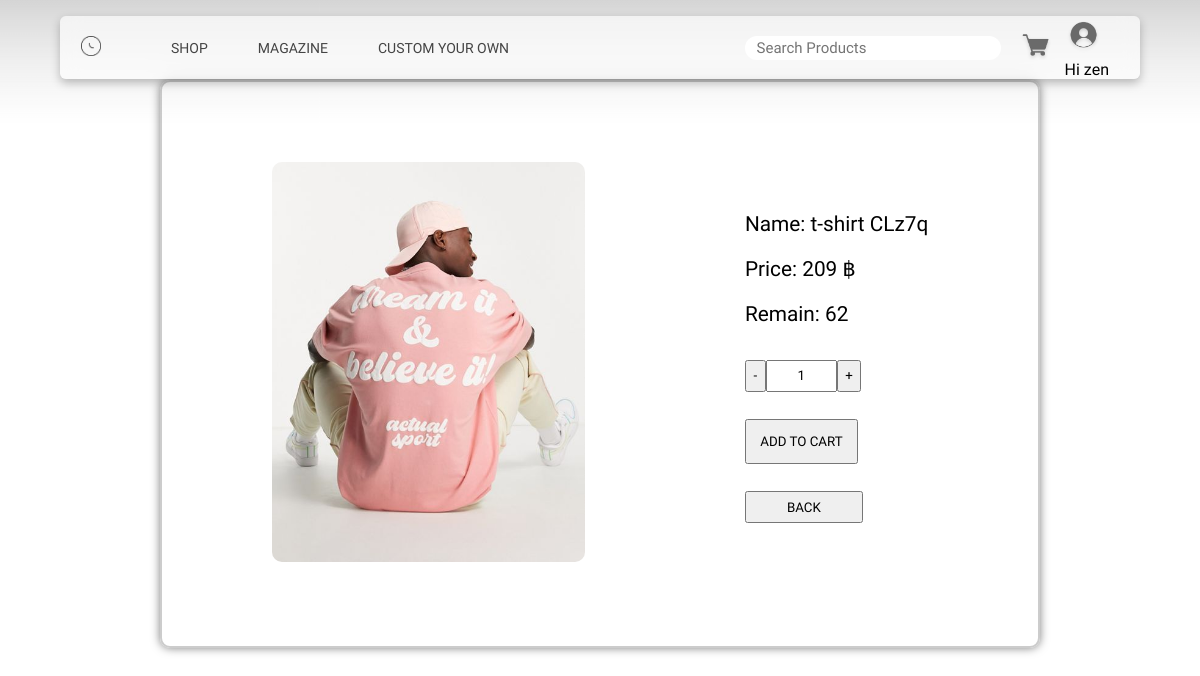
/php/ShopDetail.php?imgpath=../img/Product_cloth_dataset/tshirt/1.jpg (signed in), run on the app's committed database.
### tables this page shows
CREATE TABLE `products` (
  `PID` int(20) NOT NULL,
  `product_name` varchar(255) NOT NULL,
  `detail` varchar(255) NOT NULL,
  `price` int(255) DEFAULT NULL,
  `amount` int(255) DEFAULT NULL,
  `CID` int(10) NOT NULL,
  `IMG_ID` int(20) NOT NULL
);

### php/ShopDetail.php (the view, shortened to what this page needs)
<?php
include './connect.php';
$imagePath = $_GET["imgpath"];
$sql = "SELECT * FROM `products` INNER JOIN images ON products.IMG_ID = images.IMG_ID WHERE Image_path ='$imagePath'";
$result = $con->query($sql);
$row = mysqli_fetch_assoc($result);
$pid = $row["PID"];
?>
<!DOCTYPE html>
<html>
<head>
    <link rel="stylesheet" href="../css/style.css">
    <link rel="stylesheet" href="../css/style-ShopDetail.css">
</head>
<body>
    <div class="top-menu">
        <img src="../img/Shadow.png" class="Shadow">
        <nav class="main-nav" style="display: relative; position: absolute;">
            <ul class="menu-left">
                <a href="afterlogin.php"><img src="../img/logo.png" class="logo"></a>
                <li><a class="Shop" href="">SHOP</a></li>
                <li><a href="./Magazine.php" class="Magazine" href="">MAGAZINE</a></li>
                <li><a class="Custom" href="./Custom.php">CUSTOM YOUR OWN</a></li>
            </ul>
            <div class="menu-right">
                <input type="search" class="searchbox" placeholder="Search Products">
                <a href="./Cartafterlogin.php"><img src="../img/cart.png" class="cart"></a>
                <div class="dropdown">
                    <img src="../img/Login.png" class="login" alt="Login Icon">
                    <p style="text-align: center;">Hi <?php echo $_SESSION['username']; ?></p>
                </div>
            </div>
        </nav>
    </div>
    <div class="content">
    <div class="img-detail">
        <?php
        echo '<img src="' . $imagePath . '" alt="Image" />';
        ?>
    </div>
    <div class="detail">
        <?php
        if ($row['amount'] > 0) {
                echo '<p>Name: ' . $row['product_name'] . '</p>
                    <p>Price: ' . $row['price'] . ' ฿</p>
                    <p>Remain: ' . $row['amount'] . '</p>
                    <form method="get" action="./Cartafterlogin.php" class="product-price">
                        <input type="hidden" name="action" value="add">
                        <input type="hidden" name="pid" value="' . $pid . '">
                        <input type="hidden" name="img" value="' . $imagePath . '">
                        <div class="quantity">
                            <button type="button" onclick="decrementQuantity()">-</button>
                                <input type="number" id="quantity" name="qty" value="1">
                            <button type="button" onclick="incrementQuantity()">+</button>
                        </div>
                        <input type="submit" value="ADD TO CART">
                    </form>
                    <a href="Shop.php">
                        <button>BACK</button>
                    </a>';
        } else {
            echo   '<p>This product is out of stock.</p>
                    <a href="Shop.php">
                    <button>BACK</button>
                    </a>';
        }
        ?>
    </div>
</div>
</body>
</html>

### css/style.css (style rules this page uses)
* { margin: 0%; padding: 0%; scroll-behavior: smooth; font-family: "Kanit", Arial, sans-serif; }
@media (min-width:1065px) { .main-nav { -webkit-backdrop-filter:blur(10px); backdrop-filter: blur(10px); background-color: rgba(255, 255, 255, 0.614); margin-top: 1rem; margin-inline: 2rem; border-radius: 6px; box-shadow: 0px 4px 10px 0px rgb(0, 0, 0,0.25); z-index: 7 ; top: 0%; display: flex; position: fixed; width: 90%; margin-right: 5%; margin-left: 5%; } }
@media (min-width:1065px) { ul.menu-left { align-items: center; font-size: 14px; padding-left: 20px; padding-top: 15px; padding-bottom: 15px; display: inline-flex; z-index: 6; } }
@media (min-width:1065px) { div.menu-right { display: flex; z-index: 6; align-items: center; margin-left: auto; padding-right: 2rem; } }
@media (min-width:1065px) { li { padding-right: 50px; list-style-type: none; font-family: 'Segoe UI', Tahoma, Geneva, Verdana, sans-serif; } }
@media (min-width:1065px) { .searchbox { border-radius: 15px; border:0cm; height: 24px; width: 16rem; margin-right: 1rem; } }
@media (min-width:1065px) { input[type=search] { outline: none; padding: 12px 12px; font-size: 15px; } }
@media (min-width:1065px) { .dropdown { position: relative; display: inline-block; left: 1px; } }
@media (min-width:1065px) { a.Shop { text-decoration:none; color: rgb(68, 68, 68); } }
@media (min-width:1065px) { a.Magazine { text-decoration: none; color: rgb(68, 68, 68); } }
@media (min-width:1065px) { a.Custom { text-decoration: none; color: rgb(68, 68, 68); } }
@media (min-width:1065px) { .logo { margin-right: 70px; height: 20px; width: 20px; padding-left: 1px; } }
@media (min-width:1065px) { .login { height: 40px; } }
@media (min-width:1065px) { .cart { height: 40px; margin-right: 10px; } }
@media (min-width:1065px) { .Shadow { display:block; width: 100%; position: fixed ; z-index: 5; top:0%; } }

### css/style-ShopDetail.css (style rules this page uses)
.content { margin: 5em 10em 0em 10em; display: flex; justify-content: center; align-items: center; border: 2px solid #ccc; border-radius: 10px; box-shadow: 0px 0px 10px rgba(0, 0, 0, 0.5); }
.img-detail img { margin: 5em; border-radius: 10px; max-height: 400px; width: auto; }
.detail { margin: 5em; display: block; }
.detail input { display: flex; padding: 1em; text-align: center; justify-content: center; align-items: center; margin: 1em 0em 1em 0em; }
.detail p { font-size: 1.3em; margin: 1em 0em 1em 0em; }
.quantity { display: flex; }
.quantity button { padding: 0.5em; margin: 1em 0em 1em 0em; }
.quantity input { padding: 0em; width: 5em; margin: 1em 0em 1em 0em; }
.detail a { text-decoration: none; color: black; }
.detail a button { margin: 1em 0em 1em 0em; padding: 0.5em 3em; }

### data on the page
products: product_name "t-shirt CLz7q", price "209", amount "62"

### other printed values
$_SESSION['username'] "zen"
